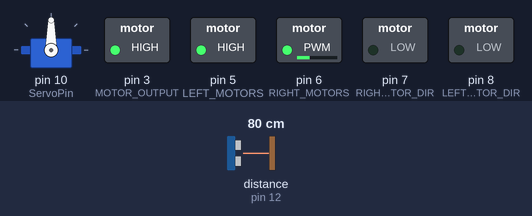
Recording of a sketch running on a simulated Arduino Uno, built with avr-gcc and run on an emulated ATmega328P. Shown: servo, switched loads named in the sketch (green lamp = pin HIGH). The inputs (shaded band) are chosen by the test bench; at power-on: distance to the obstacle (sensor on pin 12) 80 cm. The echo pulse lasts 58.3 µs per cm; what the sketch prints to the serial monitor is not drawn.

Above: at 0.1 s.
At 0.9 s:
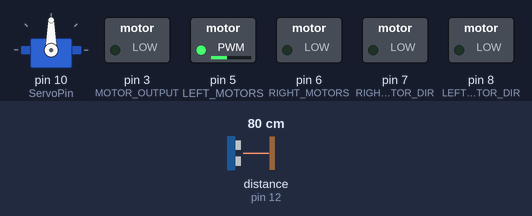
Timing chart, 0 to 2.4 s (numbered marks = the images above):
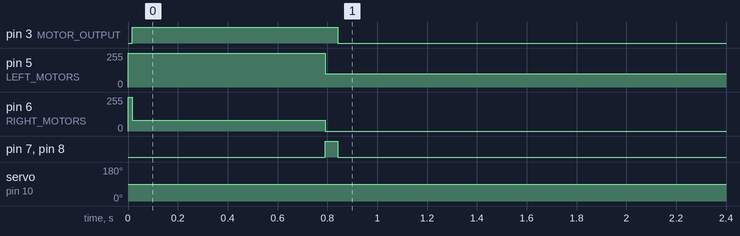

Measured:
- by itself, pin 3 (MOTOR_OUTPUT): LOW → HIGH at 0.02 s, → LOW 0.83 s later
- by itself, pin 5 (LEFT_MOTORS): 0/255 → 255/255 at 0.00 s, → 100/255 0.79 s later
- by itself, pin 6 (RIGHT_MOTORS): 0/255 → 80/255 at 0.00 s, → 0/255 0.79 s later
- by itself, pin 7 (RIGHT_MOTOR_DIR), pin 8 (LEFT_MOTOR_DIR): LOW → HIGH at 0.79 s, → LOW 0.05 s later

The sketch:

9_30_First_Demo_with_autocorrection_255speed_20260930211621.ino
```cpp
/*
  24-101: Introduction to Mechanical Engineering
  Course Instructor for Labs: Assoc. Prof. of the Practice Haidar

  Starter Code for Counting Lines with Mobot
*/

#include <NewPing.h>
#include <Servo.h>

const int numLine = 8;
const int distVal = 8;
const int LEFT_MOTORS = 5;
const int RIGHT_MOTORS = 6;
const int LEFT_MOTOR_DIR = 8;
const int RIGHT_MOTOR_DIR = 7;
const int MOTOR_OUTPUT = 3;

const int ServoPin = 10;
const int TriggerPin = 13;
const int EchoPin = 12;

NewPing sonar (TriggerPin, EchoPin, 200);
Servo servo;

// IR Detector Pins
const int IR_RIGHT = A0;
const int IR_MIDDLE = A1;
const int IR_LEFT = A2;

unsigned long lastt = 0;
float tnot = 0;
float i_last = 0;
float i_max = 50;
float dx_last = 0;

unsigned long time_left = 0;
unsigned long time_middle = 0;
unsigned long time_right = 0;

float dt_dr = 0;
float dt_dl = 0;

const int THRESHOLD_ABOVE_IS_BLACK = 450;
const int THRESHOLD_ABOVE_IS_NOISE = 850;

const int LINES_TO_COUNT = 2;
int blacklineCount = 0;

float damping = 0.7;
int speedCount = 100;
int baseDelay = 75;
float lineIntegralBuffer = 0.25;
int deadzone = 40;

//chud variables
float line_integral = 0.0;
float max_line_i = 300.0;
unsigned long loop_last_time = 0;

// parallel parking global tracking coordinates
float mobot_X = 0;
float mobot_y = 0;
float mobot_theta = 90; // The car's internal heading (in degrees)

float cm = 0;
float readings[4];

void forward(int left, int right){
  digitalWrite(MOTOR_OUTPUT, HIGH);
  digitalWrite(LEFT_MOTOR_DIR, HIGH);
  digitalWrite(RIGHT_MOTOR_DIR, HIGH);
  analogWrite(LEFT_MOTORS, left);
  analogWrite(RIGHT_MOTORS, right);
}

void backward(int left, int right){
  digitalWrite(MOTOR_OUTPUT, HIGH);
  digitalWrite(LEFT_MOTOR_DIR, LOW);
  digitalWrite(RIGHT_MOTOR_DIR, LOW);
  analogWrite(LEFT_MOTORS, left);
  analogWrite(RIGHT_MOTORS, right);
}

void off (){
  digitalWrite(MOTOR_OUTPUT, LOW);
  digitalWrite(LEFT_MOTOR_DIR, LOW);
  digitalWrite(RIGHT_MOTOR_DIR, LOW);
}

void setup() {
  pinMode(LEFT_MOTORS, OUTPUT);
  pinMode(RIGHT_MOTORS, OUTPUT);
  pinMode(LEFT_MOTOR_DIR, OUTPUT);
  pinMode(RIGHT_MOTOR_DIR, OUTPUT);
  pinMode(MOTOR_OUTPUT, OUTPUT);
  pinMode(IR_RIGHT, INPUT);
  pinMode(IR_MIDDLE, INPUT);
  pinMode(IR_LEFT, INPUT);

  servo.attach(ServoPin);
  servo.write(90); // Straight head-on forward center calibration point

  Serial.begin(9600);
  lastt = millis();
}

float filter(){
  for (int i = 0; i < 4; i++) {
    readings[i] = sonar.ping_cm();
    if (readings[i] == 0) { readings[i] = 200.0; }
    delay(20);
  }

  // Sort array (Selection Sort)
  for (int i = 0; i < 3; i++) {
    for (int j = i + 1; j < 4; j++) {
      if (readings[i] > readings[j]) {
        float temp = readings[i];
        readings[i] = readings[j];
        readings[j] = temp;
      }
    }
  }

  float true_cm = (readings[2] + readings[3]) / 2.0;
  return true_cm;
}

void loop() {
  // Prime the loop with a high start value out of target range
  cm = 0;
  int confidence = 0;
  float waitTil = 43; // Distance target threshold in CM

  // KEEP BACKING UP UNTIL: We have achieved 3 stable, consecutive pings under 150cm
  while (confidence < 1) {
    backward(255, 255);

    // Using your custom filter function ensures accurate centimeter tracking data
    cm = sonar.ping_cm();

    Serial.print("Filtered Dist: "); Serial.print(cm);
    Serial.print(" cm | Confidence Streak: "); Serial.println(confidence);

    if (cm > waitTil) {
      confidence += 1; // Increment streak if inside target range
    }
  }

  // Safe stop execution window before launching the parallel sequence turn pivot
  off();
  delay(10);

  cm = 0;
  backward(255, 80); // Initiate backing pivot arc turn execution
  delay(775);
  off();
  forward(100,0);
  delay(50);
  off();
  delay(99999);

  // --- WALL TRACKING WITH ORIENTATION AWARENESS ---
  int dynamic_center = 22;

  while(true){
     // 1. Set your two exact target check points (+-10 degrees relative to active center)
     int angle_left = dynamic_center - 10;
     int angle_right = dynamic_center + 10;

     angle_left = constrain(angle_left, 5, 175);
     angle_right = constrain(angle_right, 5, 175);

     // 2. Snap to the left position and ping
     servo.write(angle_left);
     delay(180);
     float d_left = filter();

     // 3. Snap to the right position and ping
     servo.write(angle_right);
     delay(180);
     float d_right = filter();

     float wall_distance = 0;

     // 4. Calculate true perpendicular distance to the wall
     if (abs(d_left - d_right) > 0.05){
        float y = d_left;
        float x = d_right;

        float law_of_cosines_side = sqrt(pow(x, 2) + pow(y, 2) - 2.0 * x * y * cos((20.0 * 3.14159) / 180.0));
        wall_distance = (x * y * sin((20.0 * 3.14159) / 180.0)) / law_of_cosines_side;
     }
     else {
        wall_distance = d_left * cos((10.0 * 3.14159) / 180.0);
     }

     // 5. Calculate true tracking angle error safely
     float acos_ratio = wall_distance / d_right;
     acos_ratio = constrain(acos_ratio, -1.0, 1.0);

     float theta_from_x_rad = acos(acos_ratio);
     float theta_from_x_deg = theta_from_x_rad * 180.0 / 3.14159;

     // 6. Direct Tracking Direction Correction
     float final_heading_correction = 0;
     if (d_left > d_right) {
        final_heading_correction = (90.0 - (theta_from_x_deg + 10.0));
     } else {
        final_heading_correction = -(90.0 - (theta_from_x_deg + 10.0));
     }

     // 7. Update dynamic center coordinate frame
     dynamic_center = 22 + (int)final_heading_correction;
     dynamic_center = constrain(dynamic_center, 10, 40);

     mobot_theta = final_heading_correction;

     Serial.print("Wall Dist: "); Serial.print(wall_distance);
     Serial.print("cm | Center P: "); Serial.print(dynamic_center);
     Serial.print(" | Car Heading (Theta): "); Serial.print(mobot_theta);
     Serial.println(" deg");
  }
}
```
